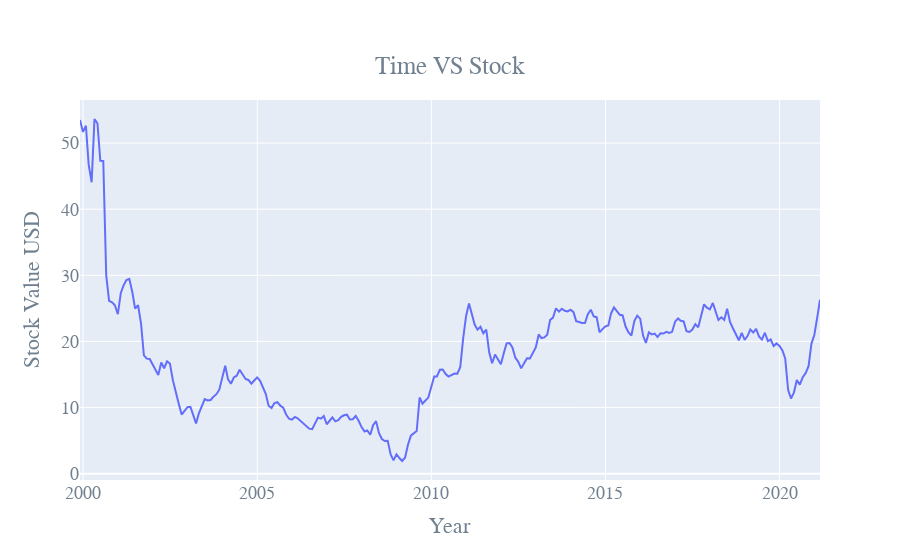

Notebook source saved alongside this figure:
### Code cell
fig = go.Figure([go.Scatter(x=gm_df["date"], y = gm_df["high"])])
fig.update_layout(
    title="Time VS Stock",
    xaxis_title="Year",
    yaxis_title="Stock Value USD",
    legend_title="Legend Title",
    font=dict(
        family="Courier New, monospace",
        size=18,
        color="slategray"
    )
)
fig.update_layout(
    title={
        'text': "Time VS Stock",
        'y':0.9,
        'x':0.5,
        'xanchor': 'center',
        'yanchor': 'top'})

fig.show()

### Figure 1 — Plotly figure (JSON) as saved in the notebook; plotly's stock layout.template omitted (floating-point values rounded to 4 significant figures; data arrays with more than 128 entries replaced by an {"elided": "..."} marker saying what was removed)
{"data": [{"type": "scatter", "x": {"elided": "256 str values"}, "y": {"elided": "256 float values"}}], "layout": {"font": {"color": "slategray", "family": "Courier New, monospace", "size": 18}, "legend": {"title": {"text": "Legend Title"}}, "title": {"text": "Time VS Stock", "x": 0.5, "xanchor": "center", "y": 0.9, "yanchor": "top"}, "xaxis": {"title": {"text": "Year"}}, "yaxis": {"title": {"text": "Stock Value USD"}}}}
